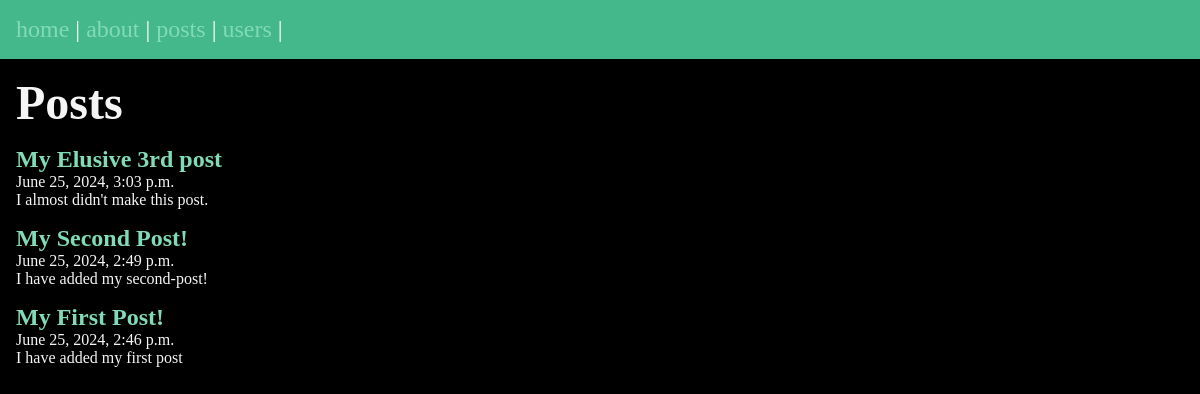
/posts/, run on the app's committed database.
### posts/models.py (models this page shows, shortened)
class Post(models.Model):
    title = models.CharField(max_length=75)
    body = models.TextField()
    slug = models.SlugField()
    date = models.DateTimeField(auto_now_add=True)
    banner = models.ImageField(default='fallback.png', blank=True)

### posts/views.py (the view)
# urls.py: path('', views.posts_list, name='list'),
def posts_list(request):
    posts = Post.objects.all().order_by('-date')
    return render(request, 'posts/posts_list.html', {'posts': posts})

### posts/templates/posts/posts_list.html (shortened to what this page needs)
{% extends 'layout.html' %}
{% block content %}
<section>
    <h1>Posts</h1>
    {% for post in posts %}
        <article class='post'>
            <h2>
                <a href="{% url 'posts:page' slug=post.slug %}">
                    {{post.title}}
                </a>
            </h2>
            <p>{{post.date}}</p>
            <p>{{post.body}}</p>
        </article>
    {% endfor %}
</section>
{% endblock %}

### static/css/style.css (style rules this page uses)
* { margin: 0; padding: 0; box-sizing: border-box; }
body { min-height: 100vh; background-color: black; color: whitesmoke; font-size: 2rem; }
section { display: flex; flex-flow: column; gap: 1rem; }
h2 { font-size: 1.5rem; }
h1 { font-size: 3rem; }
p { font-size: 1rem; }
a { text-decoration: none; color: #81dbb8; }

### data on the page
Post: title "My Elusive 3rd post", date "June 25, 2024, 3:03 p.m.", body "I almost didn't make this post."
Post: title "My Second Post!", date "June 25, 2024, 2:49 p.m.", body "I have added my second-post!"
Post: title "My First Post!", date "June 25, 2024, 2:46 p.m.", body "I have added my first post"
